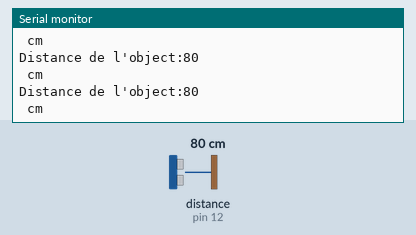
Simulated run of this sketch. Board: Arduino Uno, built with avr-gcc and run on an emulated ATmega328P. Shown: the last lines printed to the serial monitor. Wiring (inferred from the names in the program): ultrasonic range finder: trigger pin 13; echo pin 12. The test bench sets the inputs (shaded band); at power-on: distance to the obstacle (sensor on pin 12) 80 cm. The echo pulse lasts 58.3 µs per cm.

Above: at 1.2 s.
1.3 s: distance to the obstacle (sensor on pin 12) set to 2 cm
At 1.46 s:
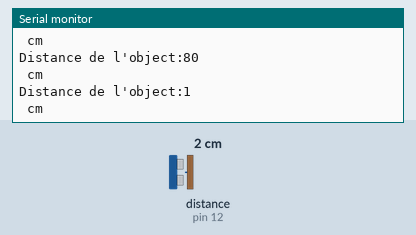
4.3 s: distance to the obstacle (sensor on pin 12) set to 35 cm
At 4.49 s:
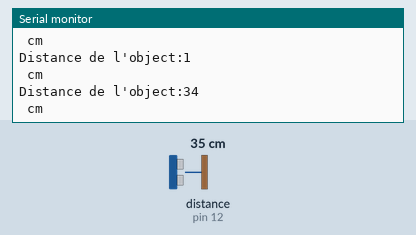
7.3 s: distance to the obstacle (sensor on pin 12) set to 250 cm
At 7.49 s:
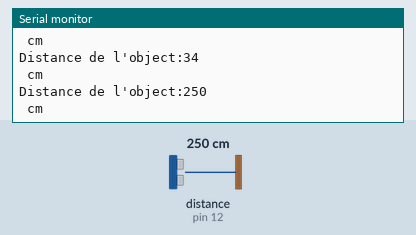
13.3 s: distance to the obstacle (sensor on pin 12) set to 35 cm
16.3 s: distance to the obstacle (sensor on pin 12) set to 120 cm
At 16.47 s:
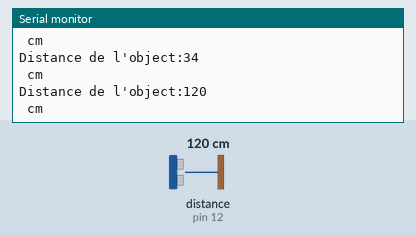
Timing chart, 0 to 19.3 s (numbered marks = the images above; inputs shaded):
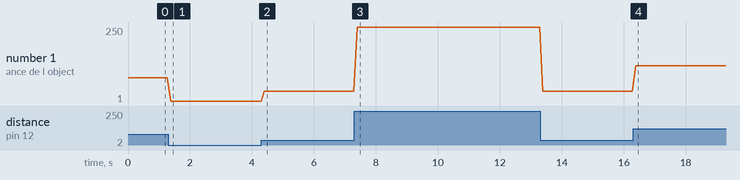

Measured:
- after the input at 1.3 s, the serial monitor: prints a new line after 0.07 s (image 1)
- after the input at 4.3 s, the serial monitor: prints a new line after 0.10 s (image 2)
- after the input at 7.3 s, the serial monitor: prints a new line after 0.10 s (image 3)
- after the input at 16.3 s, the serial monitor: prints a new line after 0.08 s (image 4)
- plotted number 1: 80 → 1 after the input at 1.3 s, 1 → 34 after the input at 4.3 s, 34 → 250 after the input at 7.3 s, 250 → 34 after the input at 13.3 s, 34 → 120 after the input at 16.3 s

The sketch:

capteur_ultrasob.ino
```cpp
const unsigned int TRIG_PIN=13; // trigger sur le pin 13
const unsigned int ECHO_PIN=12; // echo sur le pin 12
const unsigned int BAUD_RATE=9600; //vitesse de transmission du capteur, 9600 bits/secondes

void setup() {
  pinMode(TRIG_PIN, OUTPUT);
  pinMode(ECHO_PIN, INPUT);
  Serial.begin(BAUD_RATE);
}

void loop() {
  digitalWrite(TRIG_PIN, LOW); //envoie + retour du signal
  delayMicroseconds(2);
  digitalWrite(TRIG_PIN, HIGH);
  delayMicroseconds(10);
  digitalWrite(TRIG_PIN, LOW);


 const unsigned long duration= pulseIn(ECHO_PIN, HIGH); // variable pour le délais aller/retour du signal
 int distance= duration/58; //Le SRF05 fournit une impulsion d'écho proportionnelle à la distance. Si la largeur de l'impulsion est
                            //mesurée en µS alors une division par 58 donnera la distance en cm

 if(duration==0){
   Serial.println("pas de réponse");
   }
  else{
      Serial.print("Distance de l'object:");
      Serial.println(distance);
      Serial.println(" cm");
  }
 delay(100);
 }
```
